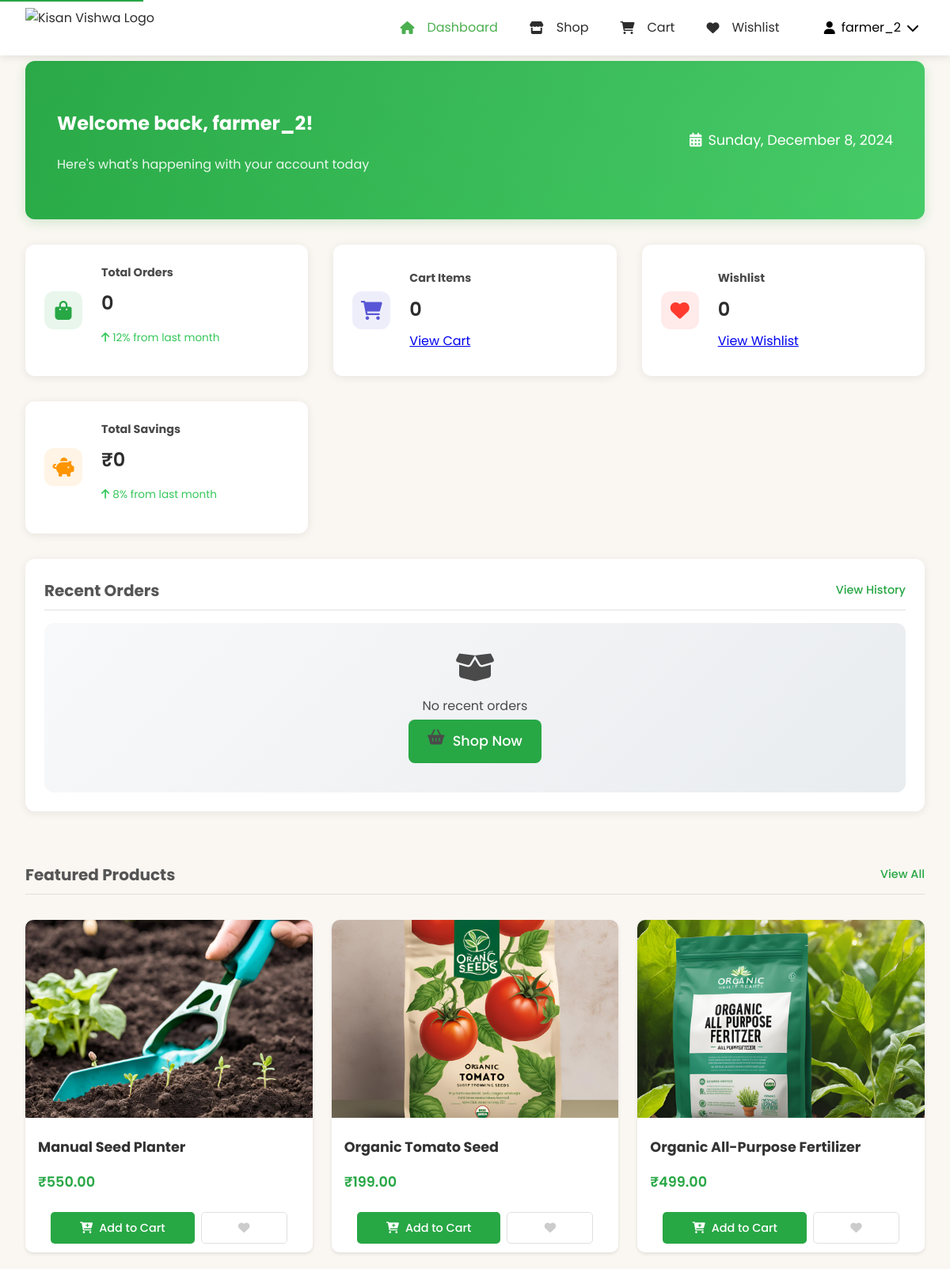
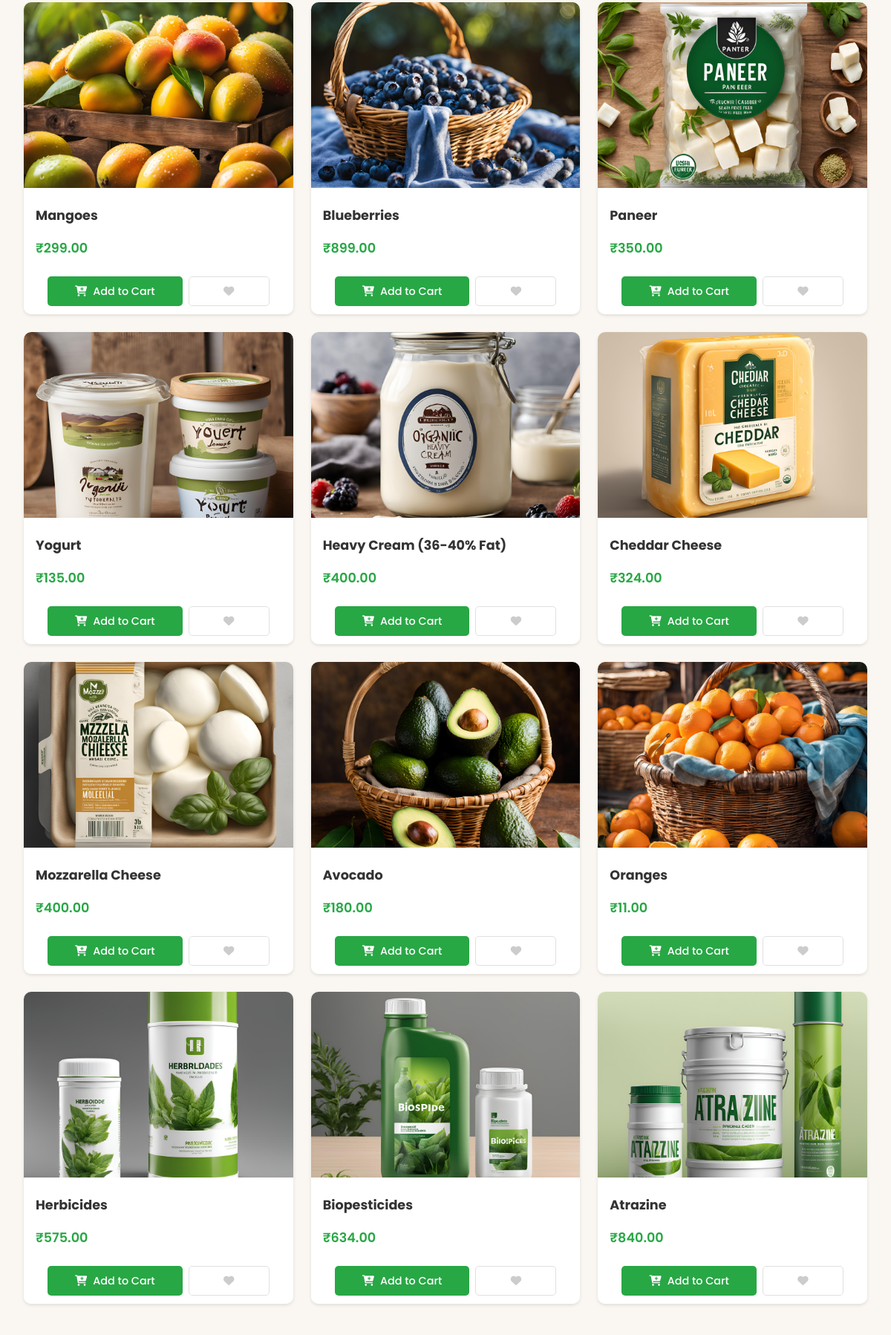
/customer/dashboard/ (signed in, upper part), run on the app's committed database (2 pictures, top to bottom).
### product_app/models.py (models this page shows, shortened)
class Product(models.Model):
    CATEGORY_CHOICES = [
        ('vegetables', 'Vegetables'),
        ('fruits', 'Fruits'),
        ('grains', 'Grains'),
        ('dairy', 'Dairy'),
        ('tools', 'Tools & Equipment'),
        ('seeds', 'Seeds & Saplings'),
        ('pesticides', 'Pesticides & Fertilizers'),
        ('organic', 'Organic Products'),
        ('livestock', 'Livestock & Feed'),
        ('other', 'Other')
    ]
    name = models.CharField(max_length=200)
    category = models.CharField(max_length=100, choices=CATEGORY_CHOICES, default='other')
    price = models.DecimalField(max_digits=10, decimal_places=2)
    quantity = models.IntegerField()
    description = models.TextField()
    image = models.ImageField(
        upload_to='products/',
        null=True,
        blank=True
    )
    farmer = models.ForeignKey(User, on_delete=models.CASCADE)
    created_at = models.DateTimeField(auto_now_add=True)
    updated_at = models.DateTimeField(auto_now=True)
    is_featured = models.BooleanField(default=False)
    is_deleted = models.BooleanField(default=False)
    def get_image_url(self):
        if self.image and hasattr(self.image, 'url'):
            return self.image.url
        return static('images/default_product.jpg')

### customer_app/views.py (the view)
# urls.py: path('dashboard/', views.customer_dashboard, name='customer_dashboard'),
@login_required
def customer_dashboard(request):
    products = Product.objects.filter(is_deleted=False)
    cart_items_count = CartItem.objects.filter(user=request.user).count()
    wishlist_count = Wishlist.objects.filter(user=request.user).count()
    wishlist_products = Product.objects.filter(wishlist__user=request.user)
    recent_orders = Order.objects.filter(user=request.user).order_by('-created_at')[:5]
    featured_products = Product.objects.filter(is_deleted=False, is_featured=True)
    total_savings = calculate_total_savings(request.user)  # You'll need to implement this
    orders = Order.objects.filter(user=request.user)
    paginator = Paginator(featured_products, 15)  # Show 15 products per page (3 rows × 5 columns)
    page = request.GET.get('page')
    try:
        featured_products = paginator.get_page(page)
    except PageNotAnInteger:
        featured_products = paginator.get_page(1)
    except EmptyPage:
        featured_products = paginator.get_page(paginator.num_pages)
    context = {
        'products': products,
        'cart_items_count': cart_items_count,
        'wishlist_count': wishlist_count,
        'wishlist_products': wishlist_products,
        'recent_orders': recent_orders,
        'featured_products': featured_products,
        'total_savings': total_savings,
        'orders': orders
    }
    return render(request, 'customer_app/customer_dashboard.html', context)

### customer_app/templates/customer_app/customer_dashboard.html (shortened to what this page needs)
{% load static %}
<!DOCTYPE html>
<html lang="en">
<head>
    <link rel="stylesheet" href="https://cdnjs.cloudflare.com/ajax/libs/normalize/8.0.1/normalize.min.css">
    <link rel="stylesheet" href="https://cdnjs.cloudflare.com/ajax/libs/font-awesome/6.0.0/css/all.min.css">
    <link rel="stylesheet" type="text/css" href="{% static 'css/CustomerNavBar.css' %}">
    <link rel="stylesheet" type="text/css" href="{% static 'css/customerdesign.css' %}">
    <link rel="stylesheet" type="text/css" href="{% static 'css/customer_dashboard.css' %}">
    <link rel="stylesheet" href="{% static 'css/chat_widget.css' %}">
</head>
<body>
    {% include 'NavBar/CustomerNavBar.html' %}
    <div class="dashboard-container">
        <section class="welcome-section">
            <div class="welcome-content">
                <h2>Welcome back, {{ user.first_name|default:user.username }}!</h2>
                <p class="welcome-subtitle">Here's what's happening with your account today</p>
            </div>
            <div class="date-weather">
                <div class="current-date">
                    <i class="fas fa-calendar-alt"></i>
                    <span id="current-date"></span>
                </div>
            </div>
        </section>
        <section class="stats-grid">
            <div class="stat-card orders" role="region" aria-label="Total Orders Statistics">
                <div class="stat-icon">
                    <i class="fas fa-shopping-bag"></i>
                </div>
                <div class="stat-details">
                    <h3>Total Orders</h3>
                    <p class="stat-number">{{ orders.count|default:"0" }}</p>
                    <p class="stat-trend positive">
                        <i class="fas fa-arrow-up"></i> 12% from last month
                    </p>
                </div>
            </div>
            <div class="stat-card cart">
                <div class="stat-icon">
                    <i class="fas fa-shopping-cart"></i>
                </div>
                <div class="stat-details">
                    <h3>Cart Items</h3>
                    <p class="stat-number">{{ cart_items_count|default:"0" }}</p>
                    <a href="{% url 'customer_cart' %}" class="view-link">View Cart</a>
                </div>
            </div>
            <div class="stat-card wishlist">
                <div class="stat-icon">
                    <i class="fas fa-heart"></i>
                </div>
                <div class="stat-details">
                    <h3>Wishlist</h3>
                    <p class="stat-number">{{ wishlist_count|default:"0" }}</p>
                    <a href="{% url 'customer_wishlist' %}" class="view-link">View Wishlist</a>
                </div>
            </div>
            <div class="stat-card savings">
                <div class="stat-icon">
                    <i class="fas fa-piggy-bank"></i>
                </div>
                <div class="stat-details">
                    <h3>Total Savings</h3>
                    <p class="stat-number">₹{{ total_savings|default:"0" }}</p>
                    <p class="stat-trend positive">
                        <i class="fas fa-arrow-up"></i> 8% from last month
                    </p>
                </div>
            </div>
        </section>
        <div class="dashboard-grid">
            <section class="recent-orders">
                <div class="section-header">
                    <h2>Recent Orders</h2>
                    <a href="{% url 'customer_dashboard' %}" class="view-all">View History</a>
                </div>
                <div class="orders-list">
                    {% if recent_orders %}
                        {% for order in recent_orders %}
                            <div class="order-card">
                                <div class="order-image">
                                    <img src="{{ order.product.image.url }}" alt="{{ order.product.name }}">
                                </div>
                                <div class="order-details">
                                    <h3>{{ order.product.name }}</h3>
                                    <p class="order-meta">
                                        <span class="order-date">{{ order.created_at|date:"M d, Y" }}</span>
                                        <span class="order-status {{ order.status|lower }}">{{ order.status }}</span>
                                    </p>
                                    <p class="order-price">₹{{ order.total_price }}</p>
                                </div>
                                <a href="{% url 'track_order' order.order_id %}" class="track-order-btn">
                                    <i class="fas fa-truck"></i> Track Order
                                </a>
                            </div>
                        {% endfor %}
                    {% else %}
                        <div class="no-orders">
                            <i class="fas fa-box-open"></i>
                            <p>No recent orders</p>
                            <a href="{% url 'shop' %}" class="shop-now-btn">
                                <i class="fas fa-shopping-basket"></i> Shop Now
                            </a>
                        </div>
                    {% endif %}
                </div>
            </section>
            <section class="featured-products">
                <div class="section-header">
                    <h2>Featured Products</h2>
                    <a href="{% url 'customer_dashboard' %}" class="view-all">View All</a>
                </div>
                <div class="products-grid">
                    {% if featured_products %}
                        {% for product in featured_products %}
                            <div class="product-card" data-product-id="{{ product.id }}">
                                <div class="product-image">
                                    <img src="{{ product.get_image_url }}" alt="{{ product.name }}" loading="lazy">
                                </div>
                                <div class="product-details">
                                    <h3>{{ product.name }}</h3>
                                    <p class="product-price">₹{{ product.price }}</p>
                                    <div class="product-actions">
                                        <button class="add-to-cart"
                                                onclick="addToCart('{{ product.id }}', this)"
                                                data-product-id="{{ product.id }}">
                                            <i class="fas fa-cart-plus"></i> Add to Cart
                                        </button>
                                        <button class="add-to-wishlist" onclick="toggleWishlist('{{ product.id }}')" aria-label="Add to wishlist">
                                            <i class="fas fa-heart {% if product in wishlist_products %}active{% endif %}"></i>
                                        </button>
                                    </div>
                                </div>
                            </div>
                        {% endfor %}
                    {% else %}
                        <p class="no-products">No featured products available</p>
                    {% endif %}
                </div>
            </section>
        </div>
    </div>
</body>
</html>

### templates/NavBar/CustomerNavBar.html (shortened to what this page needs)
{% load static %}
<header class="site-header">
    <div class="header-container">
        <div class="brand">
            <a href="{% url 'customer_dashboard' %}" class="logo">
                <img src="{% static 'images/kisan_vishwa_logo.png' %}" alt="Kisan Vishwa Logo">
            </a>
        </div>
        <nav class="main-nav">
            <ul class="nav-list">
                <li>
                    <a href="{% url 'customer_dashboard' %}" class="nav-item {% if request.resolver_match.url_name == 'customer_dashboard' %}active{% endif %}">
                        <i class="fas fa-home"></i>
                        <span>Dashboard</span>
                    </a>
                </li>
                <li>
                    <a href="{% url 'shop' %}" class="nav-item {% if request.resolver_match.url_name == 'shop' %}active{% endif %}">
                        <i class="fas fa-store"></i>
                        <span>Shop</span>
                    </a>
                </li>
                <li>
                    <a href="{% url 'customer_cart' %}" class="nav-item {% if request.resolver_match.url_name == 'customer_cart' %}active{% endif %}">
                        <i class="fas fa-shopping-cart"></i>
                        <span>Cart</span>
                    </a>
                </li>
                <li>
                    <a href="{% url 'customer_wishlist' %}" class="nav-item {% if request.resolver_match.url_name == 'customer_wishlist' %}active{% endif %}">
                        <i class="fas fa-heart"></i>
                        <span>Wishlist</span>
                    </a>
                </li>
            </ul>
            <div class="user-menu">
                <button class="user-menu-toggle">
                    <div class="user-info">
                        {% if user.customer_profile.profile_picture %}
                            <img src="{{ user.customer_profile.profile_picture.url }}" alt="" class="user-avatar">
                        {% else %}
                            <i class="fas fa-user"></i>
                        {% endif %}
                        <span>{{ user.username }}</span>
                        <i class="fas fa-chevron-down"></i>
                    </div>
                </button>
            </div>
        </nav>
    </div>
</header>

### data on the page
Product: get_image_url (picture), name "Manual Seed Planter", price "550.00"
Product: get_image_url (picture), name "Organic Tomato Seed", price "199.00"
Product: get_image_url (picture), name "Organic All-Purpose Fertilizer", price "499.00"
Product: get_image_url (picture), name "Mangoes", price "299.00"
Product: get_image_url (picture), name "Blueberries", price "899.00"
Product: get_image_url (picture), name "Paneer", price "350.00"
Product: get_image_url (picture), name "Yogurt", price "135.00"
Product: get_image_url (picture), name "Heavy Cream (36-40% Fat)", price "400.00"
Product: get_image_url (picture), name "Cheddar Cheese", price "324.00"
Product: get_image_url (picture), name "Mozzarella Cheese", price "400.00"
Product: get_image_url (picture), name "Avocado", price "180.00"
Product: get_image_url (picture), name "Oranges", price "11.00"
Product: get_image_url (picture), name "Herbicides", price "575.00"
Product: get_image_url (picture), name "Biopesticides", price "634.00"
Product: get_image_url (picture), name "Atrazine", price "840.00"

### other printed values
{{ user.username }} "farmer_2"
{{ user.first_name|default:user.username }} "farmer_2"
{{ orders.count|default:"0" }} "0"
{{ cart_items_count|default:"0" }} "0"
{{ wishlist_count|default:"0" }} "0"
{{ total_savings|default:"0" }} "0"
